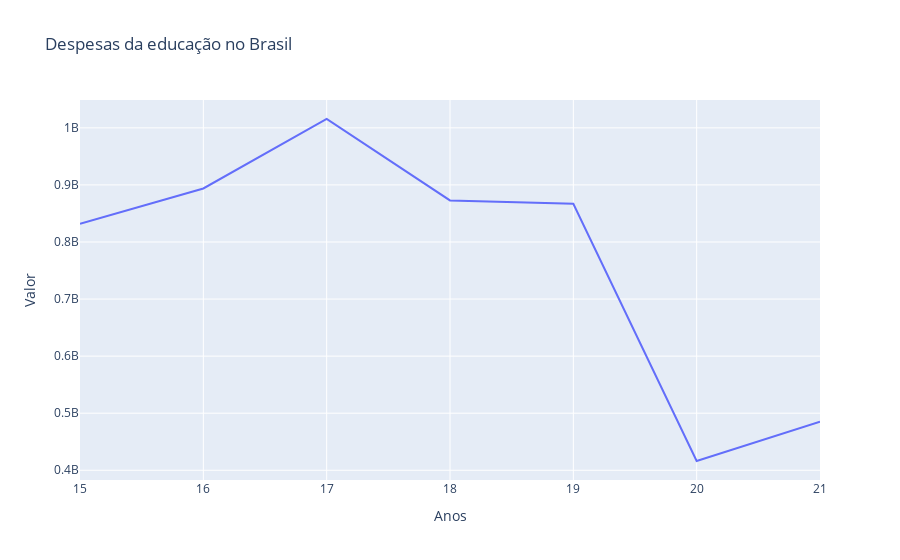

Source (notebook cell):
### Code cell
import plotly.express as go

fig = go.line(x = lista_anos, y=liquido_ano,labels={'x':'Anos','y':'Valor'},title="Despesas da educação no Brasil")
fig.show()

### Figure 1 — Plotly figure (JSON) as saved in the notebook; plotly's stock layout.template omitted (floating-point values rounded to 4 significant figures)
{"data": [{"hovertemplate": "Anos=%{x}<br>Valor=%{y}<extra></extra>", "legendgroup": "", "line": {"color": "#636efa", "dash": "solid"}, "marker": {"symbol": "circle"}, "mode": "lines", "name": "", "orientation": "v", "showlegend": false, "type": "scatter", "x": ["15", "16", "17", "18", "19", "20", "21"], "xaxis": "x", "y": [832000000.0, 893800000.0, 1016000000.0, 872900000.0, 867000000.0, 416200000.0, 485100000.0], "yaxis": "y"}], "layout": {"legend": {"tracegroupgap": 0}, "title": {"text": "Despesas da educação no Brasil"}, "xaxis": {"anchor": "y", "domain": [0, 1], "title": {"text": "Anos"}}, "yaxis": {"anchor": "x", "domain": [0, 1], "title": {"text": "Valor"}}}}
